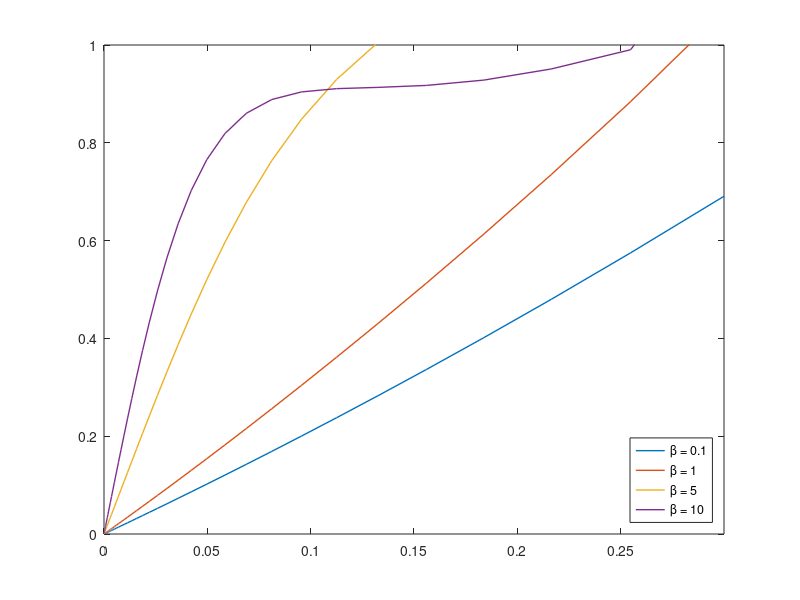

Write MATLAB code to recreate this figure. (Note: this script raises an error after producing the figure.)
% Mutual incoherence for CRF chain graph
bs = [0.1 1 5 10];
as = [logspace(-4, log10(0.3), 50)];
ax = [];
h = [];
 
ns = [3 11 12 15];
X = zeros(length(bs), length(as));
  
for i=1:length(bs)
  b = bs(i);
  for j=1:length(as)
    a = as(j);
    Lambda = [1 a 0;
              a 1 a;
              0 a 1];
    Sigma = inv(Lambda);
    Theta = a*b*eye(3);
    Sxx = eye(3);
    
    s = find([vec(Lambda); vec(Theta)] ~= 0);
    
    H_LL = kron(Sigma, Sigma + 2*Sigma*Theta'*Sxx*Theta*Sigma);
    H_LT = kron(-2*Sigma, Sigma*Theta'*Sxx);
    H_TT = kron(2*Sigma, Sxx);
    H = [H_LL H_LT; H_LT' H_TT];

    
    X(i,j) = max(sum(abs(H(ns,s)*inv(H(s,s))),2));
  end
end
  
figure;
plot(as, X, 'LineWidth', 1);
axis([0 0.3 0 1]);
legend('\beta = 0.1', '\beta = 1', '\beta = 5', '\beta = 10', ...
       'Location', 'SouthEast')
prepare_figure('chain_incoherence.pdf', [4 3], '\rho', 'Mutual incoherence')


